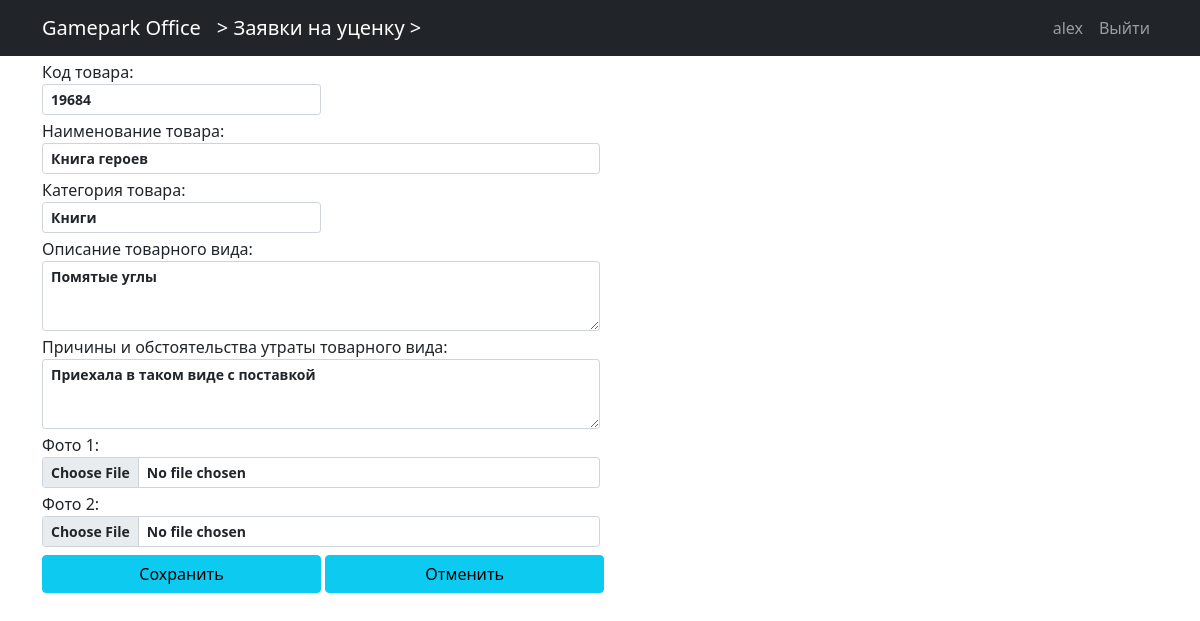
The page /zayavki/1/update (signed in) on the database its author committed.
### users/models.py (models this page shows)
class User(AbstractUser):
    email = models.EmailField(blank=True)
    role = models.ForeignKey(Roles, on_delete=models.PROTECT, null=True, default=None)
    shop = models.ForeignKey(Shops, on_delete=models.PROTECT, null=True, default=None, blank=True)

### zayavki/models.py (models this page shows, shortened)
class Zayavka(models.Model):
    user = models.ForeignKey(User, default=None, null=True, on_delete=models.PROTECT)
    data = models.DateField(auto_now_add=True)
    category = models.ForeignKey(Category, on_delete=models.PROTECT)
    code = models.CharField(max_length=10)
    name = models.CharField(max_length=100)
    description = models.TextField()
    clarification = models.TextField()
    foto1 = models.ImageField(upload_to="zayavki/foto", blank=True)
    foto2 = models.ImageField(upload_to="zayavki/foto", blank=True)
    status1 = models.BooleanField(default=False)  # одобрено
    status2 = models.BooleanField(default=False)  # отклонено
    status3 = models.BooleanField(default=False)  # уценено
    status4 = models.BooleanField(default=False)  # ценник сменен
    status5 = models.BooleanField(default=False)  # в архиве
    status6 = models.BooleanField(default=False)    # остальные поля - резервные
    clarification_of_manager = models.CharField(max_length=150, blank=True)
    class Meta:
        verbose_name_plural = "Заявки"
        verbose_name = "Заявка"

### zayavki/views.py (the view)
# urls.py: path("<int:pk>/update", ZayavkaUpdate.as_view(), name="zayavka-update"),
class ZayavkaUpdate(LoginRequiredMixin, UpdateView):
    model = Zayavka
    template_name = "zayavki/zayavka_create.html"
    form_class = AddZayavkaForm

### users/models.py (called while the page is built)
    def __str__(self):
        return self.name

### zayavki/templates/zayavki/zayavka_create.html (shortened to what this page needs)
{% extends 'main_page/base.html' %}
{% load  static %}
{% block name_app %}
    <a class="navbar-brand flex-grow-1" href="{% url 'zayavki:zayavki_list' %}"> > Заявки на уценку > {{ name_page }} </a>
{% endblock name_app %}
{% block content %}
<div class="row mt-1">
     <form action="" method="post" enctype="multipart/form-data">
     <div class="col-md-3 col-sm-12">
        <label class="form-label mb-0" for={{form.code.id_for_input}}>Код товара:</label>
        {{form.code}}
     </div>
     <div class="col-md-6 col-sm-12">
        <label class="form-label mb-0 mt-1 " for={{form.name.id_for_input}}>Наименование товара:</label>
        {{form.name}}
     </div>
    <div class="col-md-3 col-sm-12">
        <label class="form-label mb-0 mt-1" for={{form.category.id_for_input}}>Категория товара:</label>
        {{form.category}}
    </div>
    <div class="col-md-6 col-sm-12">
        <label class="form-label mb-0 mt-1" for={{form.description.id_for_input}}>Описание товарного вида:</label>
        {{form.description}}
    </div>
    <div class="col-md-6 col-sm-12">
        <label class="form-label mb-0 mt-1" for={{form.clarification.id_for_input}}>Причины и обстоятельства утраты товарного вида:</label>
        {{form.clarification}}
    </div>
    <div class="col-md-6 col-sm-12">
        <label class="form-label mb-0 mt-1" for={{form.foto1.id_for_input}}>Фото 1:</label>
        {{form.foto1}}
    </div>
    <div class="col-md-6 col-sm-12">
        <label class="form-label mb-0 mt-1" for={{form.foto1.id_for_input}}>Фото 2:</label>
        {{form.foto1}}
    </div>
    <input class="col-md-3 col-sm-12 btn btn-info btn-block mt-2 " type="submit" value="Сохранить" >
    <a href="" class="col-md-3 col-sm-12 btn btn-info btn-block mt-2 ">Отменить</a>
    </form>
</div>
{% endblock content %}

### main_page/templates/main_page/base.html (shortened to what this page needs)
{% load static %}
<!DOCTYPE html>
<html lang="en">
<head>
    <link href= {% static 'bootstrap-5/css/bootstrap.min.css' %}  rel="stylesheet">
</head>
<body>
<nav class="navbar navbar-expand-lg navbar-dark bg-dark">
    <div class="container">
        <a class="navbar-brand "
           href="{% url 'main_page:index' %}">
           Gamepark Office
        </a>
        {% block name_app %}{% endblock name_app %}
        <div class="collapse navbar-collapse flex-grow-0" id="navbarContent">
            <ul class="navbar-nav">
                {% if user.is_authenticated %}
                <li class="nav-item">
                    <a class="nav-link" href="{% url 'users:profile' %}">{{user.username }} </a>
                </li>
                    <li class="nav-item">
                        <a class="nav-link" href="{% url 'users:logout' %}">Выйти </a>
                    </li>
                {% else %}
                    <li class="nav-item">
                        <a class="nav-link" href="{% url 'users:login' %}">Войти <i class="fas fa-sign-in-alt"></i></a>
                    </li>
                {% endif %}
            </ul>
        </div>
    </div>
</nav>
<div class="container">
    {% block content %} {% endblock content %}
</div>
</body>
</html>

### rows shown on the page
User: username "alex"
Zayavka: code "19684", name "Книга героев", category "Книги", description "Помятые углы", clarification "Приехала в таком виде с поставкой"
